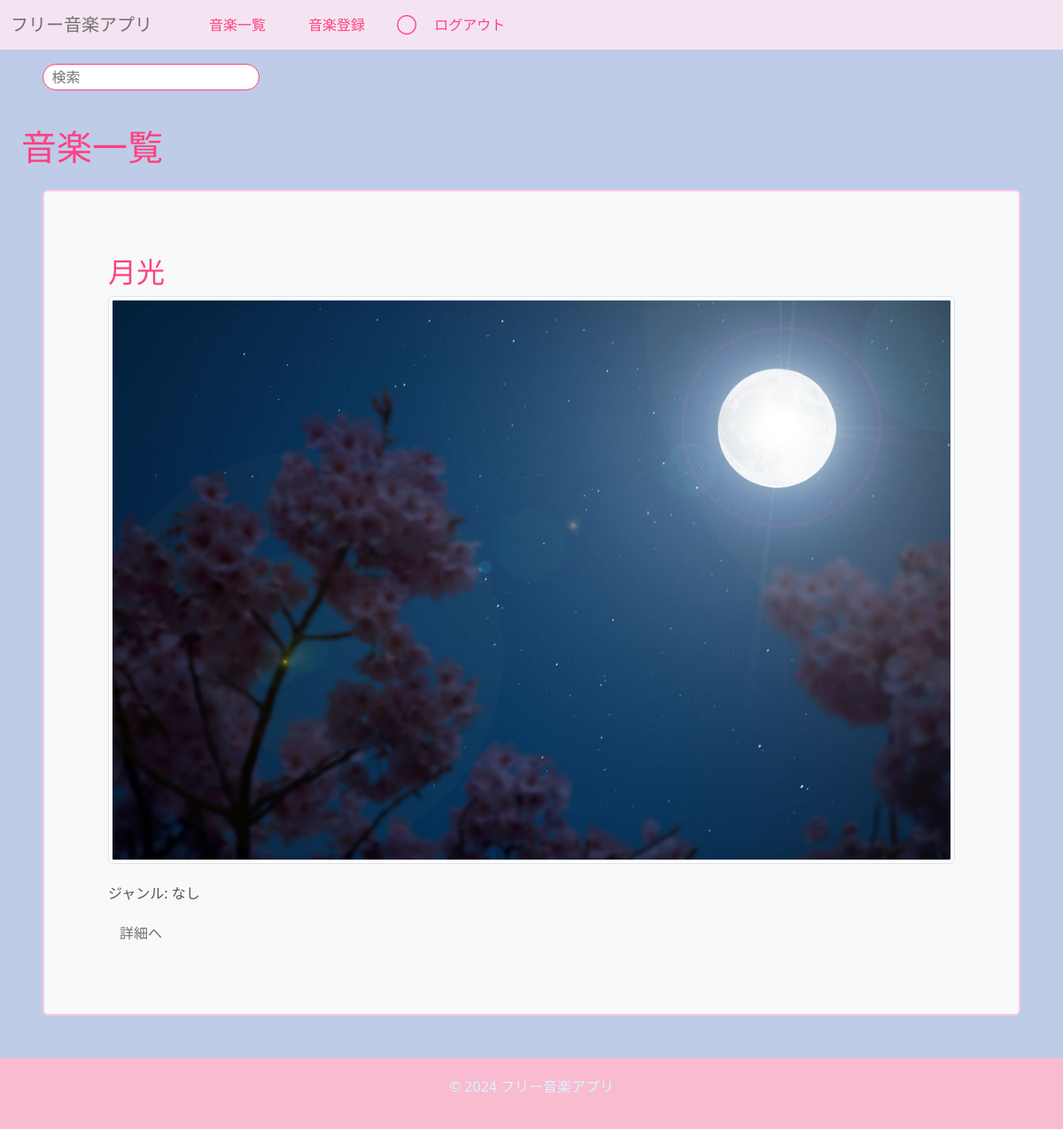
Page /ongaku/ongaku/ (signed in) on the earlier database version.
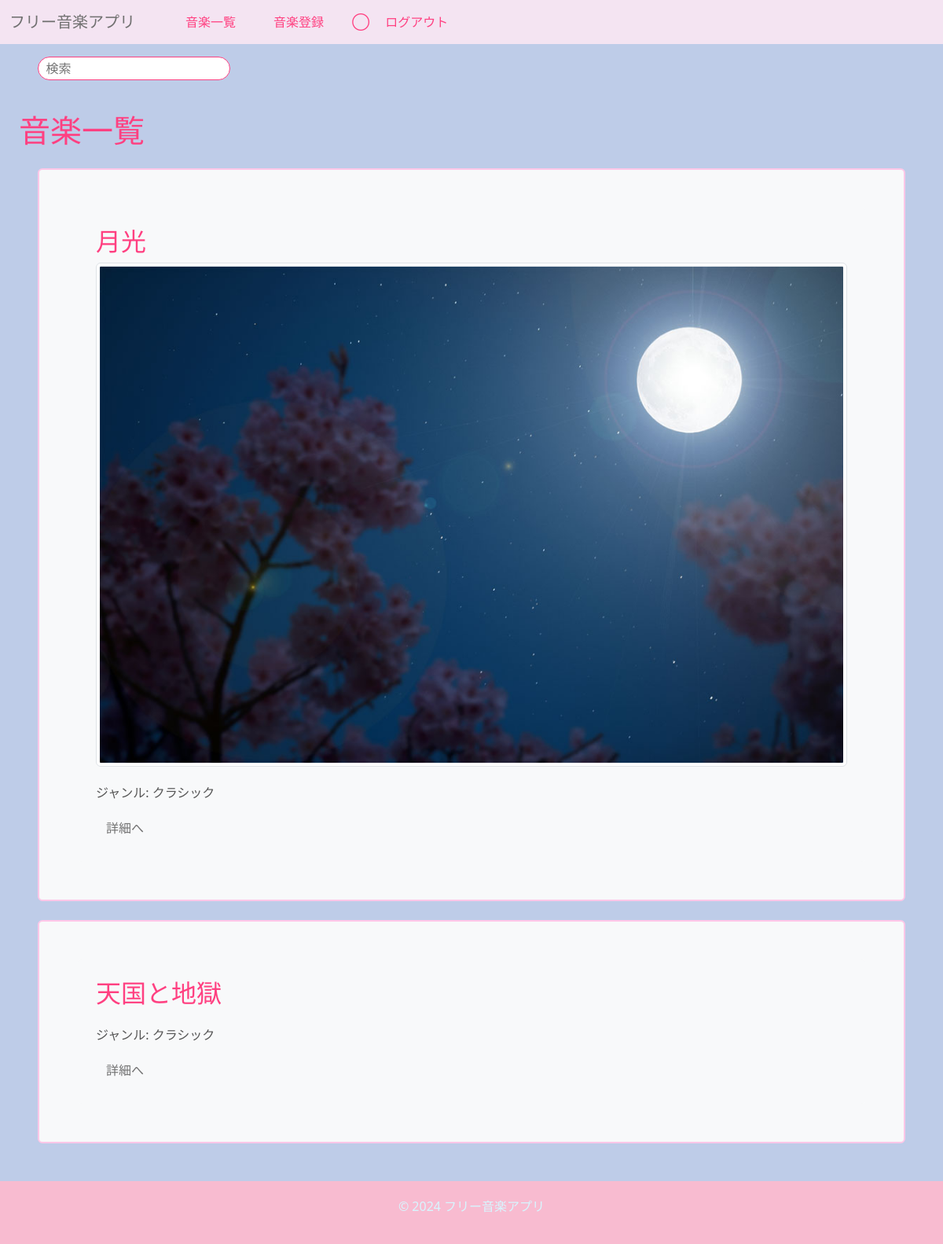
Same page on the later database version.
### ongaku/models.py (models this page shows, shortened)
class Ongaku(models.Model):
    title = models.CharField(max_length=70)
    text = models.TextField(blank=True, default="")
    audio_file = models.FileField(upload_to='music/')
    thumbnail = models.ImageField(null=True, blank=True)
    category = models.ForeignKey(Category, on_delete=models.CASCADE, null=True, blank=True)  # ForeignKeyでCategoryを参照
    custom_category = models.CharField(
        max_length=100,
        blank=True,
        help_text="選択肢にない場合、自由に入力してください。"
    )
    user = models.ForeignKey(User, on_delete=models.CASCADE, related_name='songs')
    search_count = models.IntegerField(default=0)
    play_count = models.IntegerField(default=0)

class Category(models.Model):
    name = models.CharField(max_length=100, unique=True)
    def __str__(self):
        return self.name

### ongaku/views.py (the view)
# urls.py: path('ongaku/', views.ListOngakuView.as_view(), name='list-ongaku'),
class ListOngakuView(LoginRequiredMixin, ListView):
    template_name = 'ongaku/ongaku_list.html'
    model = Ongaku
    paginated_by = ITEM_PER_PAGE

### ongaku/templates/ongaku/ongaku_list.html (shortened to what this page needs)
{% extends 'base.html' %}
{% block h1 %}音楽一覧{% endblock %}
{% block content %}
    {% for item in object_list %}
    <div class="p-4 m-4 bg-light border rounded" style="border: 2px solid #ffc7e8 !important;">
        <div class="p-4 m-4 bg-light rounded">
            <h2>{{ item.title }}</h2>
            {% if item.thumbnail %}
                <img src="{{ item.thumbnail.url }}" class="img-thumbnail" />
            {% endif %}
            <h6 class="card-title mt-4">ジャンル: {{ item.category|default:"なし" }}</h6>
            <div class="mt-3">
                <a href="{% url 'detail-ongaku' item.pk %}" class="btn">詳細へ</a>
            </div>
        </div>
    </div>
    {% endfor %}
{% endblock content %}

Differences in the rows shown:
changed Ongaku "月光": category "なし" → "クラシック"
added Ongaku: title "天国と地獄", category "クラシック"
